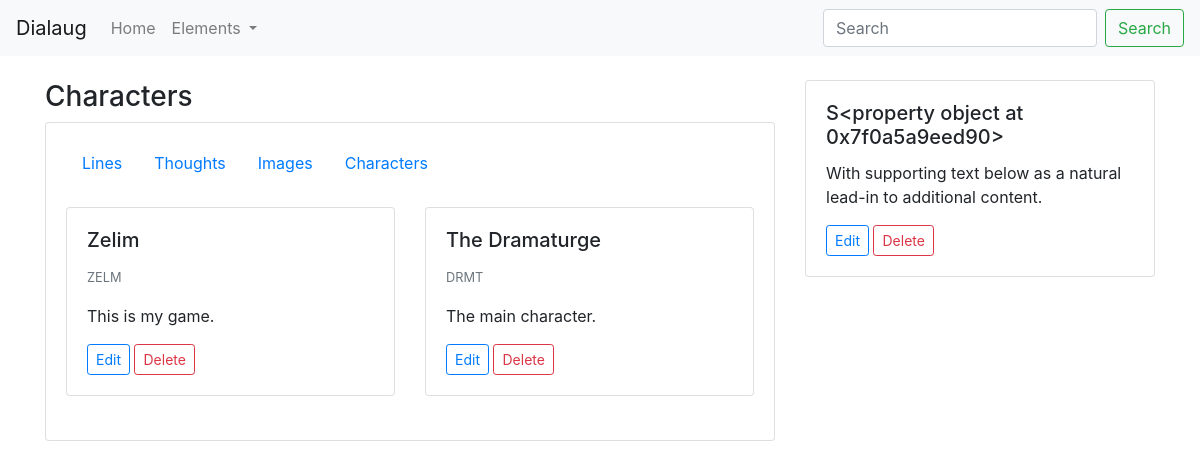
Screenshot of /scenes/6/characters with the database file from the repository.
### characters/models.py (models this page shows, shortened)
class Character(models.Model):
    name = models.CharField(blank=True, null=True, max_length=80)
    age = models.PositiveSmallIntegerField(blank=True, null=True)
    gender = models.CharField(blank=True, null=True, max_length=80)
    code = models.CharField(blank=True, null=True, max_length=6)
    description = models.TextField(blank=True, null=True)
    def get_edit_url(self):
        return reverse("characters:edit-character", kwargs={'pk': self.id})
    def get_delete_url(self):
        return reverse("characters:delete-character", kwargs={'pk': self.id})

### scenes/models.py (models this page shows, shortened)
class Scene(models.Model):
    description = models.TextField(default='')
    characters = models.ManyToManyField(Character)
    def get_absolute_url(self):
        return reverse('scenes:show-scene', kwargs={'pk': self.pk})
    def get_edit_url(self):
        return reverse('scenes:edit-scene', kwargs={'pk': self.pk})
    def get_characters_url(self):
        return reverse('scenes:characters-scene', kwargs={'pk': self.pk})

### scenes/views.py (the view)
# urls.py: path('<int:pk>/characters', views.characters_view, name='characters-scene'),
def characters_view(request, pk):
    scene = get_object_or_404(Scene, pk=pk)
    characters = scene.characters.all()
    context = {
        'scene': scene,
        'characters': characters
    }
    return render(request, 'scenes/characters.html', context)

### scenes/templates/scenes/characters.html
{% extends 'base.html' %}
{% block content %}
    <div class="container">
        <br>
        <div class="row">
            <div class="col-md-8">
                <h3>Characters</h3>
                <div class="card">
                    <div class="card-body">
                        <ul class="nav">
                            <li class="nav-item">
                                <a class="nav-link" href="{{ scene.get_absolute_url }}">Lines</a>
                            </li>
                            <li class="nav-item">
                                <a class="nav-link" href="#">Thoughts</a>
                            </li>
                            <li class="nav-item">
                                <a class="nav-link" href="#">Images</a>
                            </li>
                            <li class="nav-item">
                                <a class="nav-link active" href="{{ scene.get_characters_url }}">Characters</a>
                            </li>
                        </ul>
                        <br>
                        <div class="row">
                            {% for character in characters %}
                            <div class="col-md-6">
                                <div class="card">
                                    <div class="card-body">
                                        <h5 class="card-title">{{ character.name }}</h5>
                                        <p class="card-text"><small class="text-muted">{{ character.code }}</small></p>
                                        <p class="card-text">{{ character.description }}</p>
                                        <a href="{{ character.get_edit_url }}" class="btn btn-outline-primary btn-sm">Edit</a>
                                        <a href="{{ character.get_delete_url }}" class="btn btn-outline-danger btn-sm">Delete</a>
                                    </div>
                                </div>
                                <br>
                            </div>
                            {% endfor %}
                        </div>
                    </div>
                </div>
            </div>
            <div class="col-md-4">
                <div class="card">
                    <div class="card-body">
                        <h5 class="card-title">{{ scene.code }}</h5>
                        <p class="card-text">With supporting text below as a natural lead-in to additional content.</p>
                        <a href="{{ scene.get_edit_url }}" class="btn btn-outline-primary btn-sm">Edit</a>
                        <a href="{{ scene.get_edit_url }}" class="btn btn-outline-danger btn-sm">Delete</a>
                    </div>
                </div>
            </div>
        </div>
    </div>
{% endblock %}

### rows the page displays
Character: name "Zelim", code "ZELM", description "This is my game."
Character: name "The Dramaturge", code "DRMT", description "The main character."
Scene: code "S<property object at 0x7f0a5a9eed90>"
